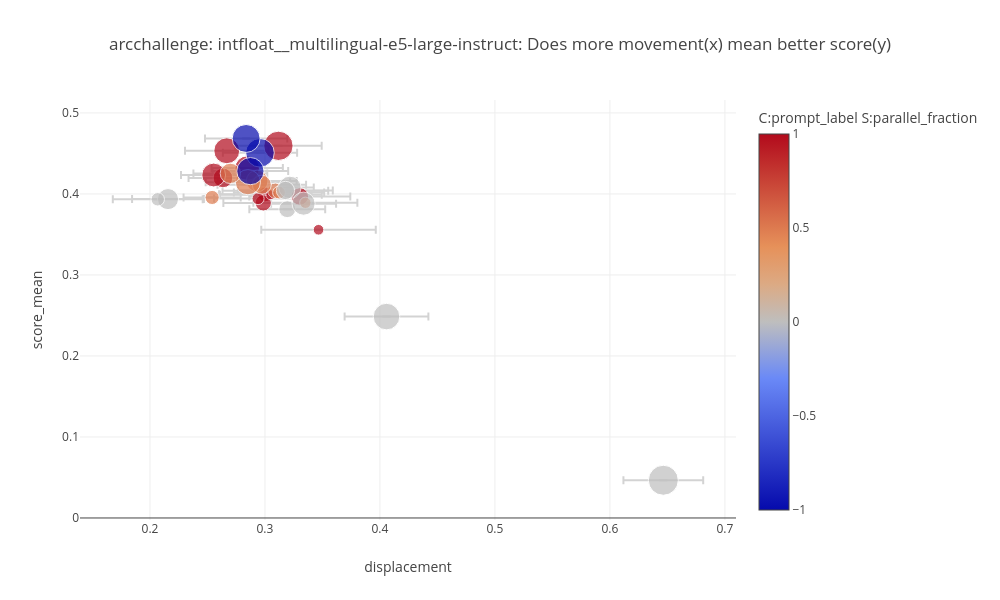
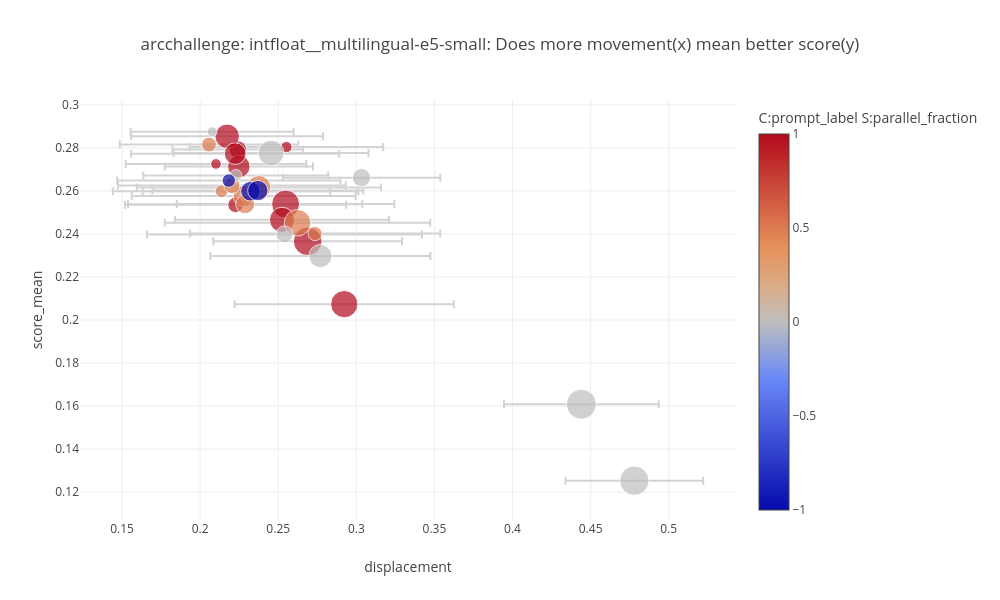
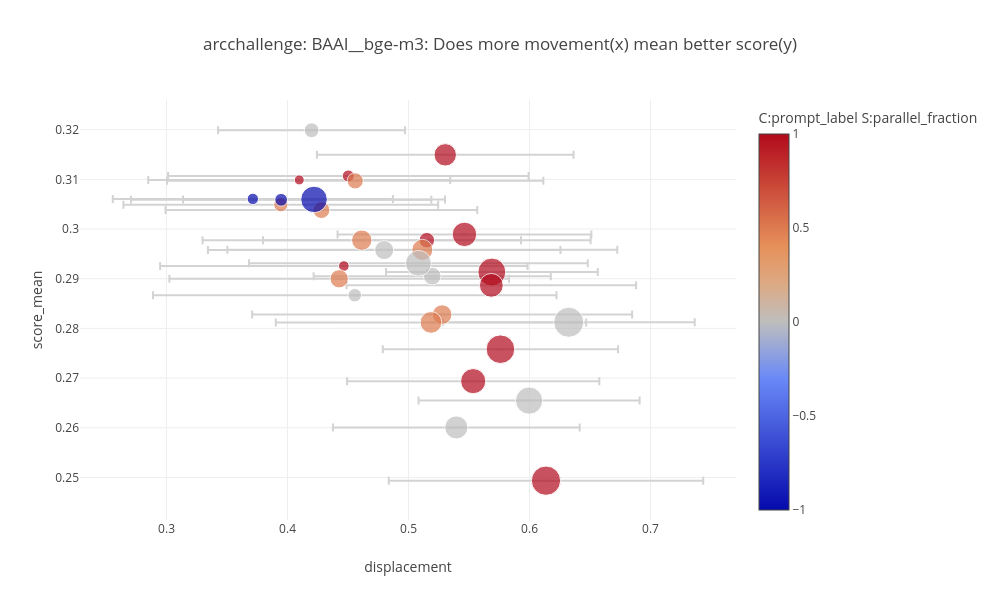
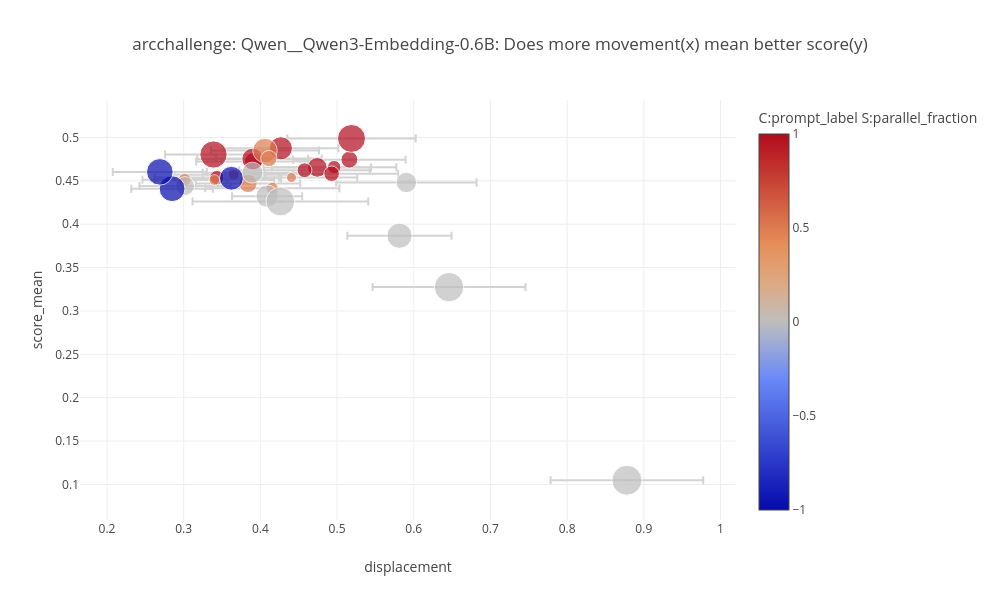

Here is the notebook cell these charts were saved with, in order:
### Code cell
for m in models:
    df = construct_df(m)
    #print(df.columns)
    plot(df, "displacement", y="score_mean", sizes="parallel_fraction", colors="prompt_label", title=f"{dataset}: {m}: Does more movement(x) mean better score(y)")
    #plot(df, "sim_improvement", y="score_mean", title=f"{dataset}: {m}: Does sim-improvement (x) actually mean better score? (y)")
    #plot(df, "chord_similarity", y="score_mean", title=f"{dataset}: {m}: Angle of change wrt. Query-Answer(x) line vs. performance")
    #plot(df, "displacement", y="sim_improvement", title=f"{dataset}: {m}: Movement (x) vs. similarity improvement(y).")
    #plot(df, "parallel_fraction", y="sim_improvement", title=f"{dataset}: {m}: Fraction of change toward Answer (x) vs. similarity gains.")
    #plot(df, "chord_similarity", y="score_mean", title=f"{dataset}: {m}: Fraction of change toward Answer (x) vs. performance(y).")

### Figure 1 — Plotly figure (JSON) as saved in the notebook; plotly's stock layout.template omitted (floating-point values rounded to 4 significant figures)
{"data": [{"error_x": {"array": [0.02994, 0.02843, 0.04395, 0.04025, 0.04979, 0.03472, 0.031, 0.04428, 0.03826, 0.0376, 0.03634, 0.04523, 0.02484, 0.04595, 0.03926, 0.03432, 0.03852, 0.03672, 0.03212, 0.02079, 0.03124, 0.03643, 0.03469, 0.03299, 0.03909, 0.02826, 0.04118, 0.03228, 0.03288, 0.03579], "color": "lightgray", "type": "data", "visible": true}, "error_y": {"array": [0, 0, 0, 0, 0, 0, 0, 0, 0, 0, 0, 0, 0, 0, 0, 0, 0, 0, 0, 0, 0, 0, 0, 0, 0, 0, 0, 0, 0, 0], "color": "lightgray", "type": "data", "visible": true}, "hovertemplate": "<b>Prompt:</b> %{text}<br><b>X (distance):</b> %{x:.4f}<br><b>Y (score):</b> %{y:.4f}<br>", "marker": {"color": [1.0, 1.0, 1.0, 1.0, 1.0, 1.0, 1.0, 1.0, 1.0, 1.0, 1.0, 0.5, 0.5, 0.5, 0.5, 0.5, 0.5, 0.5, 0.5, 0.0, 0.0, 0.0, 0.0, 0.0, 0.0, 0.0, 0.0, -1.0, -1.0, -1.0], "colorbar": {"title": {"text": "C:prompt_label S:parallel_fraction"}}, "showscale": true, "size": [19.66, 23.79, 17.59, 14.83, 10.69, 16.21, 24.48, 10.0, 12.07, 29.31, 25.86, 11.38, 14.14, 15.52, 12.76, 21.72, 18.97, 25.17, 20.34, 22.41, 21.03, 26.55, 30.0, 16.9, 13.45, 23.1, 18.28, 28.62, 27.24, 27.93]}, "mode": "markers", "text": ["Given a science question, retrieve the passage that best answers it", "Retrieve the passage that correctly answers the multiple choice science question", "Find the document that contains the answer to the given science question", "Given a challenging science question, retrieve a passage that provides the correct answer and explains the underlying concept", "Retrieve passages that answer elementary and middle school science questions spanning biology, chemistry, physics, and earth science", "Find the most relevant scientific passage that directly answers the question", "Given a multiple choice question about science, retrieve the passage most likely to contain the correct answer", "Retrieve a passage answering the question", "Find relevant science passages", "Answer the science question", "Retrieve the correct answer", "Find documents related to the topic", "Retrieve a relevant passage", "Given a question, find a related document", "Search for information about the query", "Look up the answer", "Find something useful", "Get the relevant text", "Retrieve", "Translate the following sentence into French", "Summarize the given paragraph into two sentences", "Given two sentences, determine if they are semantically similar", "Classify the sentiment of the given review as positive or negative", "Generate a creative story based on the prompt", "Retrieve duplicate questions from the forum", "Find the most similar product review", "Given a code snippet, retrieve the documentation", "asdfjkl qpwoeiru zxcvbnm", "hgJKSbf oiawnef LKJHDS kdjfbs", "!!!! ??? ### @@@"], "type": "scatter", "x": [0.2635, 0.2554, 0.3303, 0.3003, 0.3466, 0.2986, 0.2846, 0.3051, 0.294, 0.3117, 0.2668, 0.3351, 0.2541, 0.3091, 0.3122, 0.2932, 0.2972, 0.2852, 0.2699, 0.3217, 0.2157, 0.4057, 0.6464, 0.3194, 0.2068, 0.3336, 0.3178, 0.2957, 0.2873, 0.2836], "y": [0.4198, 0.4234, 0.3969, 0.3995, 0.3558, 0.389, 0.4319, 0.399, 0.3942, 0.4594, 0.4533, 0.3891, 0.3957, 0.4039, 0.4017, 0.416, 0.4115, 0.4145, 0.4254, 0.4081, 0.3936, 0.2486, 0.04657, 0.3812, 0.3934, 0.388, 0.4043, 0.4508, 0.4282, 0.4685]}], "layout": {"height": 600, "legend": {"title": {"text": "colors:prompt_label, size:parallel_fraction"}}, "title": {"text": "arcchallenge: intfloat__multilingual-e5-large-instruct: Does more movement(x) mean better score(y)"}, "width": 1000, "xaxis": {"title": {"text": "displacement"}}, "yaxis": {"title": {"text": "score_mean"}}}}

### Figure 2 — Plotly figure (JSON) as saved in the notebook; plotly's stock layout.template omitted (floating-point values rounded to 4 significant figures)
{"data": [{"error_x": {"array": [0.0418, 0.06043, 0.06965, 0.06199, 0.07019, 0.06858, 0.04743, 0.05778, 0.0708, 0.0614, 0.06661, 0.08012, 0.06962, 0.05715, 0.08498, 0.07818, 0.07169, 0.07291, 0.07504, 0.05041, 0.05921, 0.04952, 0.04408, 0.05221, 0.08804, 0.07045, 0.0624, 0.06903, 0.0675, 0.07151], "color": "lightgray", "type": "data", "visible": true}, "error_y": {"array": [0, 0, 0, 0, 0, 0, 0, 0, 0, 0, 0, 0, 0, 0, 0, 0, 0, 0, 0, 0, 0, 0, 0, 0, 0, 0, 0, 0, 0, 0], "color": "lightgray", "type": "data", "visible": true}, "hovertemplate": "<b>Prompt:</b> %{text}<br><b>X (distance):</b> %{x:.4f}<br><b>Y (score):</b> %{y:.4f}<br>", "marker": {"color": [1.0, 1.0, 1.0, 1.0, 1.0, 1.0, 1.0, 1.0, 1.0, 1.0, 1.0, 0.5, 0.5, 0.5, 0.5, 0.5, 0.5, 0.5, 0.5, 0.0, 0.0, 0.0, 0.0, 0.0, 0.0, 0.0, 0.0, -1.0, -1.0, -1.0], "colorbar": {"title": {"text": "C:prompt_label S:parallel_fraction"}}, "showscale": true, "size": [17.59, 28.62, 27.93, 11.38, 27.24, 25.17, 22.41, 10.69, 15.52, 24.48, 21.72, 14.14, 12.76, 14.83, 26.55, 23.79, 21.03, 16.21, 18.97, 18.28, 12.07, 30.0, 29.31, 10.0, 16.9, 23.1, 25.86, 19.66, 20.34, 13.45]}, "mode": "markers", "text": ["Given a science question, retrieve the passage that best answers it", "Retrieve the passage that correctly answers the multiple choice science question", "Find the document that contains the answer to the given science question", "Given a challenging science question, retrieve a passage that provides the correct answer and explains the underlying concept", "Retrieve passages that answer elementary and middle school science questions spanning biology, chemistry, physics, and earth science", "Find the most relevant scientific passage that directly answers the question", "Given a multiple choice question about science, retrieve the passage most likely to contain the correct answer", "Retrieve a passage answering the question", "Find relevant science passages", "Answer the science question", "Retrieve the correct answer", "Find documents related to the topic", "Retrieve a relevant passage", "Given a question, find a related document", "Search for information about the query", "Look up the answer", "Find something useful", "Get the relevant text", "Retrieve", "Translate the following sentence into French", "Summarize the given paragraph into two sentences", "Given two sentences, determine if they are semantically similar", "Classify the sentiment of the given review as positive or negative", "Generate a creative story based on the prompt", "Retrieve duplicate questions from the forum", "Find the most similar product review", "Given a code snippet, retrieve the documentation", "asdfjkl qpwoeiru zxcvbnm", "hgJKSbf oiawnef LKJHDS kdjfbs", "!!!! ??? ### @@@"], "type": "scatter", "x": [0.2241, 0.2688, 0.2547, 0.2552, 0.2923, 0.2524, 0.2248, 0.2102, 0.2227, 0.2173, 0.2224, 0.2736, 0.2137, 0.2057, 0.2623, 0.2376, 0.2279, 0.2203, 0.2288, 0.3033, 0.2228, 0.4441, 0.478, 0.2076, 0.254, 0.277, 0.2454, 0.2322, 0.2369, 0.2183], "y": [0.2792, 0.2366, 0.2539, 0.2804, 0.2074, 0.2465, 0.2713, 0.2725, 0.2535, 0.2854, 0.2773, 0.2401, 0.2598, 0.2815, 0.2452, 0.2616, 0.2577, 0.2625, 0.2538, 0.2661, 0.2671, 0.1609, 0.1253, 0.2875, 0.2398, 0.2297, 0.2776, 0.2598, 0.2601, 0.2648]}], "layout": {"height": 600, "legend": {"title": {"text": "colors:prompt_label, size:parallel_fraction"}}, "title": {"text": "arcchallenge: intfloat__multilingual-e5-small: Does more movement(x) mean better score(y)"}, "width": 1000, "xaxis": {"title": {"text": "displacement"}}, "yaxis": {"title": {"text": "score_mean"}}}}

### Figure 3 — Plotly figure (JSON) as saved in the notebook; plotly's stock layout.template omitted (floating-point values rounded to 4 significant figures)
{"data": [{"error_x": {"array": [0.1049, 0.08751, 0.1196, 0.1042, 0.1299, 0.1354, 0.09725, 0.1061, 0.1518, 0.1248, 0.149, 0.157, 0.1316, 0.1611, 0.1283, 0.1555, 0.1403, 0.1288, 0.1301, 0.07727, 0.09803, 0.09135, 0.1041, 0.102, 0.1457, 0.1667, 0.14, 0.1158, 0.1241, 0.1083], "color": "lightgray", "type": "data", "visible": true}, "error_y": {"array": [0, 0, 0, 0, 0, 0, 0, 0, 0, 0, 0, 0, 0, 0, 0, 0, 0, 0, 0, 0, 0, 0, 0, 0, 0, 0, 0, 0, 0, 0], "color": "lightgray", "type": "data", "visible": true}, "hovertemplate": "<b>Prompt:</b> %{text}<br><b>X (distance):</b> %{x:.4f}<br><b>Y (score):</b> %{y:.4f}<br>", "marker": {"color": [1.0, 1.0, 1.0, 1.0, 1.0, 1.0, 1.0, 1.0, 1.0, 1.0, 1.0, 0.5, 0.5, 0.5, 0.5, 0.5, 0.5, 0.5, 0.5, 0.0, 0.0, 0.0, 0.0, 0.0, 0.0, 0.0, 0.0, -1.0, -1.0, -1.0], "colorbar": {"title": {"text": "C:prompt_label S:parallel_fraction"}}, "showscale": true, "size": [24.48, 27.93, 23.79, 25.17, 29.31, 15.52, 28.62, 22.41, 10.69, 10.0, 12.07, 19.66, 20.34, 21.03, 21.72, 16.21, 18.28, 16.9, 14.14, 14.83, 17.59, 27.24, 30.0, 23.1, 18.97, 13.45, 25.86, 11.38, 12.76, 26.55]}, "mode": "markers", "text": ["Given a science question, retrieve the passage that best answers it", "Retrieve the passage that correctly answers the multiple choice science question", "Find the document that contains the answer to the given science question", "Given a challenging science question, retrieve a passage that provides the correct answer and explains the underlying concept", "Retrieve passages that answer elementary and middle school science questions spanning biology, chemistry, physics, and earth science", "Find the most relevant scientific passage that directly answers the question", "Given a multiple choice question about science, retrieve the passage most likely to contain the correct answer", "Retrieve a passage answering the question", "Find relevant science passages", "Answer the science question", "Retrieve the correct answer", "Find documents related to the topic", "Retrieve a relevant passage", "Given a question, find a related document", "Search for information about the query", "Look up the answer", "Find something useful", "Get the relevant text", "Retrieve", "Translate the following sentence into French", "Summarize the given paragraph into two sentences", "Given two sentences, determine if they are semantically similar", "Classify the sentiment of the given review as positive or negative", "Generate a creative story based on the prompt", "Retrieve duplicate questions from the forum", "Find the most similar product review", "Given a code snippet, retrieve the documentation", "asdfjkl qpwoeiru zxcvbnm", "hgJKSbf oiawnef LKJHDS kdjfbs", "!!!! ??? ### @@@"], "type": "scatter", "x": [0.5462, 0.5689, 0.5684, 0.5534, 0.6136, 0.5151, 0.576, 0.5303, 0.4465, 0.4097, 0.4502, 0.5278, 0.4613, 0.5114, 0.5185, 0.4559, 0.4427, 0.428, 0.3944, 0.4199, 0.5196, 0.5996, 0.6324, 0.5395, 0.4799, 0.4556, 0.5081, 0.3713, 0.3947, 0.4219], "y": [0.2989, 0.2913, 0.2887, 0.2694, 0.2493, 0.2977, 0.2758, 0.3149, 0.2926, 0.3099, 0.3107, 0.2828, 0.2978, 0.2958, 0.2812, 0.3097, 0.29, 0.3038, 0.3049, 0.3199, 0.2905, 0.2655, 0.2812, 0.2601, 0.2958, 0.2867, 0.2931, 0.3061, 0.3059, 0.306]}], "layout": {"height": 600, "legend": {"title": {"text": "colors:prompt_label, size:parallel_fraction"}}, "title": {"text": "arcchallenge: BAAI__bge-m3: Does more movement(x) mean better score(y)"}, "width": 1000, "xaxis": {"title": {"text": "displacement"}}, "yaxis": {"title": {"text": "score_mean"}}}}

### Figure 4 — Plotly figure (JSON) as saved in the notebook; plotly's stock layout.template omitted (floating-point values rounded to 4 significant figures)
{"data": [{"error_x": {"array": [0.0744, 0.07234, 0.08102, 0.07321, 0.07002, 0.08685, 0.0749, 0.08123, 0.08512, 0.08365, 0.06324, 0.08749, 0.07725, 0.06804, 0.08585, 0.07035, 0.06891, 0.0778, 0.05509, 0.06792, 0.04572, 0.0996, 0.0995, 0.09161, 0.05937, 0.0648, 0.1146, 0.05324, 0.06485, 0.06133], "color": "lightgray", "type": "data", "visible": true}, "error_y": {"array": [0, 0, 0, 0, 0, 0, 0, 0, 0, 0, 0, 0, 0, 0, 0, 0, 0, 0, 0, 0, 0, 0, 0, 0, 0, 0, 0, 0, 0, 0], "color": "lightgray", "type": "data", "visible": true}, "hovertemplate": "<b>Prompt:</b> %{text}<br><b>X (distance):</b> %{x:.4f}<br><b>Y (score):</b> %{y:.4f}<br>", "marker": {"color": [1.0, 1.0, 1.0, 1.0, 1.0, 1.0, 1.0, 1.0, 1.0, 1.0, 1.0, 0.5, 0.5, 0.5, 0.5, 0.5, 0.5, 0.5, 0.5, 0.0, 0.0, 0.0, 0.0, 0.0, 0.0, 0.0, 0.0, -1.0, -1.0, -1.0], "colorbar": {"title": {"text": "C:prompt_label S:parallel_fraction"}}, "showscale": true, "size": [17.59, 21.72, 13.45, 16.9, 19.66, 15.52, 23.1, 14.14, 14.83, 27.93, 27.24, 12.07, 11.38, 18.28, 10.0, 24.48, 16.21, 10.69, 12.76, 25.17, 22.41, 29.31, 30.0, 20.34, 18.97, 21.03, 28.62, 25.86, 23.79, 26.55]}, "mode": "markers", "text": ["Given a science question, retrieve the passage that best answers it", "Retrieve the passage that correctly answers the multiple choice science question", "Find the document that contains the answer to the given science question", "Given a challenging science question, retrieve a passage that provides the correct answer and explains the underlying concept", "Retrieve passages that answer elementary and middle school science questions spanning biology, chemistry, physics, and earth science", "Find the most relevant scientific passage that directly answers the question", "Given a multiple choice question about science, retrieve the passage most likely to contain the correct answer", "Retrieve a passage answering the question", "Find relevant science passages", "Answer the science question", "Retrieve the correct answer", "Find documents related to the topic", "Retrieve a relevant passage", "Given a question, find a related document", "Search for information about the query", "Look up the answer", "Find something useful", "Get the relevant text", "Retrieve", "Translate the following sentence into French", "Summarize the given paragraph into two sentences", "Given two sentences, determine if they are semantically similar", "Classify the sentiment of the given review as positive or negative", "Generate a creative story based on the prompt", "Retrieve duplicate questions from the forum", "Find the most similar product review", "Given a code snippet, retrieve the documentation", "asdfjkl qpwoeiru zxcvbnm", "hgJKSbf oiawnef LKJHDS kdjfbs", "!!!! ??? ### @@@"], "type": "scatter", "x": [0.3906, 0.39, 0.4962, 0.5161, 0.4743, 0.4929, 0.4267, 0.3431, 0.4576, 0.5188, 0.3389, 0.4156, 0.3651, 0.3839, 0.4405, 0.406, 0.4111, 0.34, 0.3013, 0.5814, 0.4088, 0.646, 0.878, 0.5904, 0.3017, 0.3896, 0.4261, 0.2849, 0.3623, 0.2689], "y": [0.4723, 0.4751, 0.4658, 0.4744, 0.4655, 0.4582, 0.4875, 0.4539, 0.4623, 0.4989, 0.4803, 0.4415, 0.4571, 0.447, 0.4538, 0.4849, 0.4757, 0.451, 0.4512, 0.3867, 0.4324, 0.3275, 0.1048, 0.4481, 0.444, 0.4594, 0.4261, 0.4409, 0.453, 0.4603]}], "layout": {"height": 600, "legend": {"title": {"text": "colors:prompt_label, size:parallel_fraction"}}, "title": {"text": "arcchallenge: Qwen__Qwen3-Embedding-0.6B: Does more movement(x) mean better score(y)"}, "width": 1000, "xaxis": {"title": {"text": "displacement"}}, "yaxis": {"title": {"text": "score_mean"}}}}
